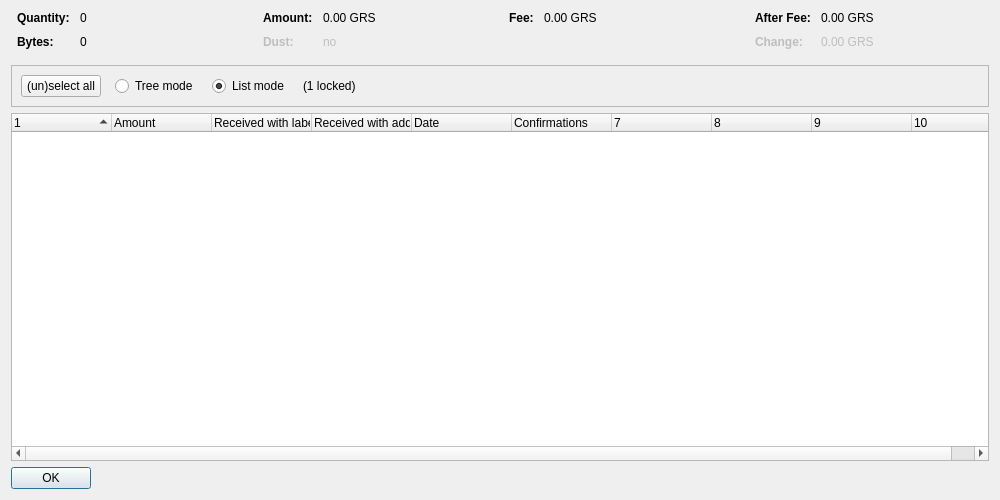
<?xml version="1.0" encoding="UTF-8"?>
<ui version="4.0">
 <class>CoinControlDialog</class>
 <widget class="QDialog" name="CoinControlDialog">
  <property name="geometry">
   <rect>
    <x>0</x>
    <y>0</y>
    <width>1000</width>
    <height>500</height>
   </rect>
  </property>
  <property name="windowTitle">
   <string>Coin Selection</string>
  </property>
  <layout class="QVBoxLayout" name="verticalLayout">
   <item>
    <layout class="QHBoxLayout" name="horizontalLayoutTop" stretch="0,0,0,0">
     <property name="topMargin">
      <number>0</number>
     </property>
     <property name="bottomMargin">
      <number>10</number>
     </property>
     <item>
      <layout class="QFormLayout" name="formLayoutCoinControl1">
       <property name="horizontalSpacing">
        <number>10</number>
       </property>
       <property name="verticalSpacing">
        <number>10</number>
       </property>
       <property name="leftMargin">
        <number>6</number>
       </property>
       <property name="rightMargin">
        <number>6</number>
       </property>
       <item row="0" column="0">
        <widget class="QLabel" name="labelCoinControlQuantityText">
         <property name="font">
          <font>
           <weight>75</weight>
           <bold>true</bold>
          </font>
         </property>
         <property name="text">
          <string>Quantity:</string>
         </property>
        </widget>
       </item>
       <item row="0" column="1">
        <widget class="QLabel" name="labelCoinControlQuantity">
         <property name="cursor">
          <cursorShape>IBeamCursor</cursorShape>
         </property>
         <property name="contextMenuPolicy">
          <enum>Qt::ActionsContextMenu</enum>
         </property>
         <property name="text">
          <string notr="true">0</string>
         </property>
         <property name="textInteractionFlags">
          <set>Qt::LinksAccessibleByMouse|Qt::TextSelectableByKeyboard|Qt::TextSelectableByMouse</set>
         </property>
        </widget>
       </item>
       <item row="1" column="0">
        <widget class="QLabel" name="labelCoinControlBytesText">
         <property name="font">
          <font>
           <weight>75</weight>
           <bold>true</bold>
          </font>
         </property>
         <property name="text">
          <string>Bytes:</string>
         </property>
        </widget>
       </item>
       <item row="1" column="1">
        <widget class="QLabel" name="labelCoinControlBytes">
         <property name="cursor">
          <cursorShape>IBeamCursor</cursorShape>
         </property>
         <property name="contextMenuPolicy">
          <enum>Qt::ActionsContextMenu</enum>
         </property>
         <property name="text">
          <string notr="true">0</string>
         </property>
         <property name="textInteractionFlags">
          <set>Qt::LinksAccessibleByMouse|Qt::TextSelectableByKeyboard|Qt::TextSelectableByMouse</set>
         </property>
        </widget>
       </item>
      </layout>
     </item>
     <item>
      <layout class="QFormLayout" name="formLayoutCoinControl2">
       <property name="horizontalSpacing">
        <number>10</number>
       </property>
       <property name="verticalSpacing">
        <number>10</number>
       </property>
       <property name="leftMargin">
        <number>6</number>
       </property>
       <property name="rightMargin">
        <number>6</number>
       </property>
       <item row="0" column="0">
        <widget class="QLabel" name="labelCoinControlAmountText">
         <property name="font">
          <font>
           <weight>75</weight>
           <bold>true</bold>
          </font>
         </property>
         <property name="text">
          <string>Amount:</string>
         </property>
        </widget>
       </item>
       <item row="0" column="1">
        <widget class="QLabel" name="labelCoinControlAmount">
         <property name="cursor">
          <cursorShape>IBeamCursor</cursorShape>
         </property>
         <property name="contextMenuPolicy">
          <enum>Qt::ActionsContextMenu</enum>
         </property>
         <property name="text">
          <string notr="true">0.00 GRS</string>
         </property>
         <property name="textInteractionFlags">
          <set>Qt::LinksAccessibleByMouse|Qt::TextSelectableByKeyboard|Qt::TextSelectableByMouse</set>
         </property>
        </widget>
       </item>
       <item row="1" column="0">
        <widget class="QLabel" name="labelCoinControlLowOutputText">
         <property name="enabled">
          <bool>false</bool>
         </property>
         <property name="font">
          <font>
           <weight>75</weight>
           <bold>true</bold>
          </font>
         </property>
         <property name="text">
          <string>Dust:</string>
         </property>
        </widget>
       </item>
       <item row="1" column="1">
        <widget class="QLabel" name="labelCoinControlLowOutput">
         <property name="enabled">
          <bool>false</bool>
         </property>
         <property name="cursor">
          <cursorShape>IBeamCursor</cursorShape>
         </property>
         <property name="contextMenuPolicy">
          <enum>Qt::ActionsContextMenu</enum>
         </property>
         <property name="text">
          <string notr="true">no</string>
         </property>
         <property name="textInteractionFlags">
          <set>Qt::LinksAccessibleByMouse|Qt::TextSelectableByKeyboard|Qt::TextSelectableByMouse</set>
         </property>
        </widget>
       </item>
      </layout>
     </item>
     <item>
      <layout class="QFormLayout" name="formLayoutCoinControl3">
       <property name="horizontalSpacing">
        <number>10</number>
       </property>
       <property name="verticalSpacing">
        <number>10</number>
       </property>
       <property name="leftMargin">
        <number>6</number>
       </property>
       <property name="rightMargin">
        <number>6</number>
       </property>
       <item row="0" column="0">
        <widget class="QLabel" name="labelCoinControlFeeText">
         <property name="font">
          <font>
           <weight>75</weight>
           <bold>true</bold>
          </font>
         </property>
         <property name="text">
          <string>Fee:</string>
         </property>
        </widget>
       </item>
       <item row="0" column="1">
        <widget class="QLabel" name="labelCoinControlFee">
         <property name="cursor">
          <cursorShape>IBeamCursor</cursorShape>
         </property>
         <property name="contextMenuPolicy">
          <enum>Qt::ActionsContextMenu</enum>
         </property>
         <property name="text">
          <string notr="true">0.00 GRS</string>
         </property>
         <property name="textInteractionFlags">
          <set>Qt::LinksAccessibleByMouse|Qt::TextSelectableByKeyboard|Qt::TextSelectableByMouse</set>
         </property>
        </widget>
       </item>
      </layout>
     </item>
     <item>
      <layout class="QFormLayout" name="formLayoutCoinControl4">
       <property name="horizontalSpacing">
        <number>10</number>
       </property>
       <property name="verticalSpacing">
        <number>10</number>
       </property>
       <property name="leftMargin">
        <number>6</number>
       </property>
       <property name="rightMargin">
        <number>6</number>
       </property>
       <item row="0" column="0">
        <widget class="QLabel" name="labelCoinControlAfterFeeText">
         <property name="font">
          <font>
           <weight>75</weight>
           <bold>true</bold>
          </font>
         </property>
         <property name="text">
          <string>After Fee:</string>
         </property>
        </widget>
       </item>
       <item row="0" column="1">
        <widget class="QLabel" name="labelCoinControlAfterFee">
         <property name="cursor">
          <cursorShape>IBeamCursor</cursorShape>
         </property>
         <property name="contextMenuPolicy">
          <enum>Qt::ActionsContextMenu</enum>
         </property>
         <property name="text">
          <string notr="true">0.00 GRS</string>
         </property>
         <property name="textInteractionFlags">
          <set>Qt::LinksAccessibleByMouse|Qt::TextSelectableByKeyboard|Qt::TextSelectableByMouse</set>
         </property>
        </widget>
       </item>
       <item row="1" column="0">
        <widget class="QLabel" name="labelCoinControlChangeText">
         <property name="enabled">
          <bool>false</bool>
         </property>
         <property name="font">
          <font>
           <weight>75</weight>
           <bold>true</bold>
          </font>
         </property>
         <property name="text">
          <string>Change:</string>
         </property>
        </widget>
       </item>
       <item row="1" column="1">
        <widget class="QLabel" name="labelCoinControlChange">
         <property name="enabled">
          <bool>false</bool>
         </property>
         <property name="cursor">
          <cursorShape>IBeamCursor</cursorShape>
         </property>
         <property name="contextMenuPolicy">
          <enum>Qt::ActionsContextMenu</enum>
         </property>
         <property name="text">
          <string notr="true">0.00 GRS</string>
         </property>
         <property name="textInteractionFlags">
          <set>Qt::LinksAccessibleByMouse|Qt::TextSelectableByKeyboard|Qt::TextSelectableByMouse</set>
         </property>
        </widget>
       </item>
      </layout>
     </item>
    </layout>
   </item>
   <item>
    <widget class="QFrame" name="frame">
     <property name="minimumSize">
      <size>
       <width>0</width>
       <height>40</height>
      </size>
     </property>
     <property name="frameShape">
      <enum>QFrame::StyledPanel</enum>
     </property>
     <property name="frameShadow">
      <enum>QFrame::Sunken</enum>
     </property>
     <layout class="QHBoxLayout" name="horizontalLayout">
      <item>
       <layout class="QHBoxLayout" name="horizontalLayoutPanel" stretch="0,0,0,0,0">
        <property name="spacing">
         <number>14</number>
        </property>
        <item>
         <widget class="QPushButton" name="pushButtonSelectAll">
          <property name="sizePolicy">
           <sizepolicy hsizetype="Maximum" vsizetype="Fixed">
            <horstretch>0</horstretch>
            <verstretch>0</verstretch>
           </sizepolicy>
          </property>
          <property name="text">
           <string>(un)select all</string>
          </property>
          <property name="autoDefault">
           <bool>false</bool>
          </property>
         </widget>
        </item>
        <item>
         <widget class="QRadioButton" name="radioTreeMode">
          <property name="sizePolicy">
           <sizepolicy hsizetype="Maximum" vsizetype="Fixed">
            <horstretch>0</horstretch>
            <verstretch>0</verstretch>
           </sizepolicy>
          </property>
          <property name="text">
           <string>Tree mode</string>
          </property>
         </widget>
        </item>
        <item>
         <widget class="QRadioButton" name="radioListMode">
          <property name="sizePolicy">
           <sizepolicy hsizetype="Maximum" vsizetype="Fixed">
            <horstretch>0</horstretch>
            <verstretch>0</verstretch>
           </sizepolicy>
          </property>
          <property name="text">
           <string>List mode</string>
          </property>
          <property name="checked">
           <bool>true</bool>
          </property>
         </widget>
        </item>
        <item>
         <widget class="QLabel" name="labelLocked">
          <property name="text">
           <string notr="true">(1 locked)</string>
          </property>
         </widget>
        </item>
        <item>
         <spacer name="horizontalSpacer">
          <property name="orientation">
           <enum>Qt::Horizontal</enum>
          </property>
          <property name="sizeHint" stdset="0">
           <size>
            <width>40</width>
            <height>20</height>
           </size>
          </property>
         </spacer>
        </item>
       </layout>
      </item>
     </layout>
    </widget>
   </item>
   <item>
    <widget class="CoinControlTreeWidget" name="treeWidget">
     <property name="contextMenuPolicy">
      <enum>Qt::CustomContextMenu</enum>
     </property>
     <property name="sortingEnabled">
      <bool>false</bool>
     </property>
     <property name="columnCount">
      <number>10</number>
     </property>
     <attribute name="headerShowSortIndicator" stdset="0">
      <bool>true</bool>
     </attribute>
     <attribute name="headerStretchLastSection">
      <bool>false</bool>
     </attribute>
     <column>
      <property name="text">
       <string/>
      </property>
     </column>
     <column>
      <property name="text">
       <string>Amount</string>
      </property>
     </column>
     <column>
      <property name="text">
       <string>Received with label</string>
      </property>
     </column>
     <column>
      <property name="text">
       <string>Received with address</string>
      </property>
     </column>
     <column>
      <property name="text">
       <string>Date</string>
      </property>
     </column>
     <column>
      <property name="text">
       <string>Confirmations</string>
      </property>
      <property name="toolTip">
       <string>Confirmed</string>
      </property>
     </column>
     <column>
      <property name="text">
       <string/>
      </property>
     </column>
     <column>
      <property name="text">
       <string/>
      </property>
     </column>
     <column>
      <property name="text">
       <string/>
      </property>
     </column>
     <column>
      <property name="text">
       <string/>
      </property>
     </column>
    </widget>
   </item>
   <item>
    <widget class="QDialogButtonBox" name="buttonBox">
     <property name="sizePolicy">
      <sizepolicy hsizetype="Maximum" vsizetype="Fixed">
       <horstretch>0</horstretch>
       <verstretch>0</verstretch>
      </sizepolicy>
     </property>
     <property name="orientation">
      <enum>Qt::Horizontal</enum>
     </property>
     <property name="standardButtons">
      <set>QDialogButtonBox::Ok</set>
     </property>
    </widget>
   </item>
  </layout>
 </widget>
 <customwidgets>
  <customwidget>
   <class>CoinControlTreeWidget</class>
   <extends>QTreeWidget</extends>
   <header>coincontroltreewidget.h</header>
  </customwidget>
 </customwidgets>
 <resources/>
 <connections/>
</ui>
